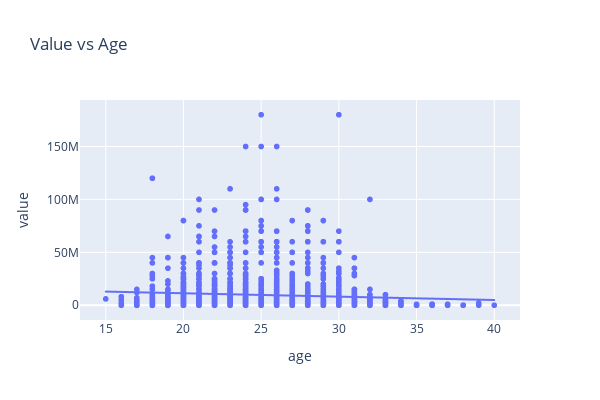

Here is the notebook cell this chart was saved with:
### Code cell
#Scatter plot of age vs value
px.scatter(clean_data_df,x="age", y="value",trendline='ols',width=600, height=400,hover_data=['player'],title='Value vs Age')

### Figure 1 — Plotly figure (JSON) as saved in the notebook; plotly's stock layout.template omitted (floating-point values rounded to 4 significant figures; data arrays with more than 128 entries replaced by an {"elided": "..."} marker saying what was removed)
{"data": [{"customdata": {"elided": "2231x1 str values"}, "hovertemplate": "age=%{x}<br>value=%{y}<br>player=%{customdata[0]}<extra></extra>", "legendgroup": "", "marker": {"color": "#636efa", "symbol": "circle"}, "mode": "markers", "name": "", "showlegend": false, "type": "scattergl", "x": {"elided": "2231 int values"}, "xaxis": "x", "y": {"elided": "2231 int values"}, "yaxis": "y"}, {"hovertemplate": "<b>OLS trendline</b><br>value = -318236 * age + 1.76911e+07<br>R<sup>2</sup>=0.006978<br><br>age=%{x}<br>value=%{y} <b>(trend)</b><extra></extra>", "legendgroup": "", "marker": {"color": "#636efa", "symbol": "circle"}, "mode": "lines", "name": "", "showlegend": false, "type": "scattergl", "x": {"elided": "2231 int values"}, "xaxis": "x", "y": {"elided": "2231 float values"}, "yaxis": "y"}], "layout": {"height": 400, "legend": {"tracegroupgap": 0}, "title": {"text": "Value vs Age"}, "width": 600, "xaxis": {"anchor": "y", "domain": [0, 1], "title": {"text": "age"}}, "yaxis": {"anchor": "x", "domain": [0, 1], "title": {"text": "value"}}}}
